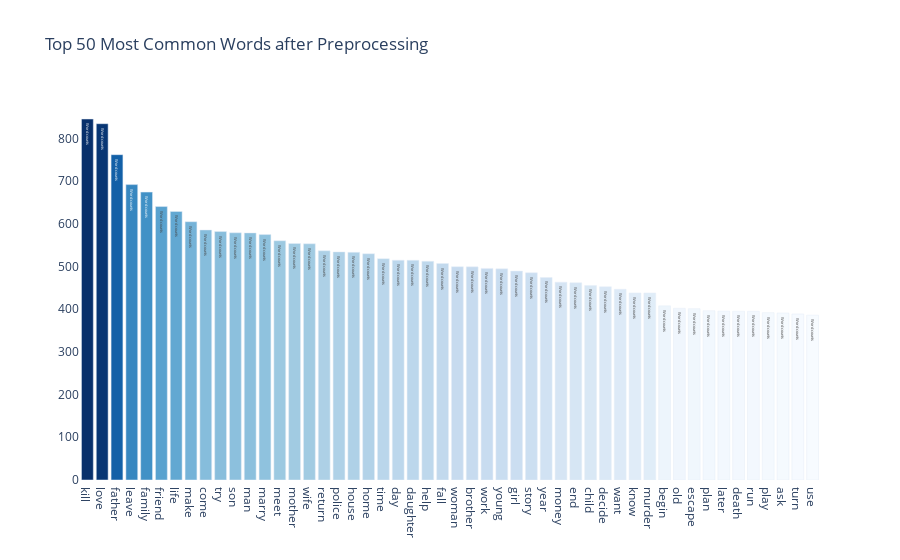

The code cell stored with this chart in its notebook:
### Code cell
feature_names = vectorizer.get_feature_names()
tfidf_vec = np.asarray(doc_word.sum(axis=0)).ravel()
zipped = list(zip(feature_names, tfidf_vec))

x, y = (list(x) for x in zip(*sorted(zipped, key=lambda x: x[1], reverse=True)))


# Plotting the Plot.ly plot for the Top 50 word frequencies
data = [go.Bar(
            x = x[0:50],
            y = y[0:50],
            marker= dict(colorscale='blues',
                         color = y[0:50]
                        ),
            text='Word counts'
    )]

layout = go.Layout(
    title='Top 50 Most Common Words after Preprocessing',
    plot_bgcolor='rgba(0,0,0,0)'
)



fig = go.Figure(data=data, layout=layout)

py.iplot(fig, filename='basic-bar')

### Figure 1 — Plotly figure (JSON) as saved in the notebook; plotly's stock layout.template omitted (floating-point values rounded to 4 significant figures)
{"data": [{"marker": {"color": [845.3, 834.3, 761.8, 691.7, 674.1, 640.3, 628.8, 604.8, 585.5, 581.8, 578.8, 578.6, 574.8, 560.3, 553.8, 553.1, 536.8, 534.1, 533.0, 529.8, 518.3, 514.7, 514.5, 512.2, 507.0, 499.4, 499.0, 495.5, 494.4, 489.1, 485.3, 474.3, 463.2, 461.8, 455.6, 452.5, 446.6, 438.1, 437.9, 407.8, 402.1, 401.2, 396.4, 395.3, 395.1, 395.0, 391.8, 390.9, 388.7, 385.9], "colorscale": [[0, "rgb(247,251,255)"], [0.125, "rgb(222,235,247)"], [0.25, "rgb(198,219,239)"], [0.375, "rgb(158,202,225)"], [0.5, "rgb(107,174,214)"], [0.625, "rgb(66,146,198)"], [0.75, "rgb(33,113,181)"], [0.875, "rgb(8,81,156)"], [1, "rgb(8,48,107)"]]}, "text": "Word counts", "type": "bar", "x": ["kill", "love", "father", "leave", "family", "friend", "life", "make", "come", "try", "son", "man", "marry", "meet", "mother", "wife", "return", "police", "house", "home", "time", "day", "daughter", "help", "fall", "woman", "brother", "work", "young", "girl", "story", "year", "money", "end", "child", "decide", "want", "know", "murder", "begin", "old", "escape", "plan", "later", "death", "run", "play", "ask", "turn", "use"], "y": [845.3, 834.3, 761.8, 691.7, 674.1, 640.3, 628.8, 604.8, 585.5, 581.8, 578.8, 578.6, 574.8, 560.3, 553.8, 553.1, 536.8, 534.1, 533.0, 529.8, 518.3, 514.7, 514.5, 512.2, 507.0, 499.4, 499.0, 495.5, 494.4, 489.1, 485.3, 474.3, 463.2, 461.8, 455.6, 452.5, 446.6, 438.1, 437.9, 407.8, 402.1, 401.2, 396.4, 395.3, 395.1, 395.0, 391.8, 390.9, 388.7, 385.9]}], "layout": {"plot_bgcolor": "rgba(0,0,0,0)", "title": {"text": "Top 50 Most Common Words after Preprocessing"}}}
